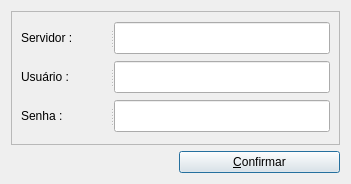
<?xml version="1.0" encoding="UTF-8"?>
<ui version="4.0">
 <class>Dialog</class>
 <widget class="QDialog" name="Dialog">
  <property name="geometry">
   <rect>
    <x>0</x>
    <y>0</y>
    <width>351</width>
    <height>184</height>
   </rect>
  </property>
  <property name="windowTitle">
   <string>Login do Controle do Acervo</string>
  </property>
  <property name="sizeGripEnabled">
   <bool>false</bool>
  </property>
  <property name="modal">
   <bool>false</bool>
  </property>
  <layout class="QGridLayout" name="gridLayout">
   <item row="1" column="0">
    <widget class="QLabel" name="version_text">
     <property name="text">
      <string/>
     </property>
    </widget>
   </item>
   <item row="0" column="0" colspan="2">
    <widget class="QFrame" name="login_frame">
     <property name="frameShape">
      <enum>QFrame::StyledPanel</enum>
     </property>
     <property name="frameShadow">
      <enum>QFrame::Plain</enum>
     </property>
     <layout class="QVBoxLayout" name="verticalLayout">
      <item>
       <widget class="QSplitter" name="splitter">
        <property name="orientation">
         <enum>Qt::Horizontal</enum>
        </property>
        <widget class="QLabel" name="label">
         <property name="text">
          <string>Servidor :</string>
         </property>
        </widget>
        <widget class="QLineEdit" name="server">
         <property name="sizePolicy">
          <sizepolicy hsizetype="Fixed" vsizetype="Fixed">
           <horstretch>0</horstretch>
           <verstretch>0</verstretch>
          </sizepolicy>
         </property>
         <property name="minimumSize">
          <size>
           <width>216</width>
           <height>32</height>
          </size>
         </property>
         <property name="maximumSize">
          <size>
           <width>216</width>
           <height>32</height>
          </size>
         </property>
        </widget>
       </widget>
      </item>
      <item>
       <widget class="QSplitter" name="splitter_2">
        <property name="orientation">
         <enum>Qt::Horizontal</enum>
        </property>
        <widget class="QLabel" name="label_2">
         <property name="text">
          <string>Usuário :</string>
         </property>
        </widget>
        <widget class="QLineEdit" name="user">
         <property name="sizePolicy">
          <sizepolicy hsizetype="Fixed" vsizetype="Fixed">
           <horstretch>0</horstretch>
           <verstretch>0</verstretch>
          </sizepolicy>
         </property>
         <property name="minimumSize">
          <size>
           <width>216</width>
           <height>32</height>
          </size>
         </property>
         <property name="maximumSize">
          <size>
           <width>216</width>
           <height>32</height>
          </size>
         </property>
        </widget>
       </widget>
      </item>
      <item>
       <widget class="QSplitter" name="splitter_3">
        <property name="orientation">
         <enum>Qt::Horizontal</enum>
        </property>
        <widget class="QLabel" name="label_3">
         <property name="text">
          <string>Senha :</string>
         </property>
        </widget>
        <widget class="QLineEdit" name="password">
         <property name="sizePolicy">
          <sizepolicy hsizetype="Fixed" vsizetype="Fixed">
           <horstretch>0</horstretch>
           <verstretch>0</verstretch>
          </sizepolicy>
         </property>
         <property name="minimumSize">
          <size>
           <width>216</width>
           <height>32</height>
          </size>
         </property>
         <property name="maximumSize">
          <size>
           <width>216</width>
           <height>32</height>
          </size>
         </property>
         <property name="echoMode">
          <enum>QLineEdit::Password</enum>
         </property>
        </widget>
       </widget>
      </item>
     </layout>
    </widget>
   </item>
   <item row="1" column="1">
    <widget class="QPushButton" name="submitBtn">
     <property name="text">
      <string>&amp;Confirmar</string>
     </property>
    </widget>
   </item>
  </layout>
 </widget>
 <tabstops>
  <tabstop>server</tabstop>
  <tabstop>user</tabstop>
  <tabstop>password</tabstop>
  <tabstop>submitBtn</tabstop>
 </tabstops>
 <resources/>
 <connections/>
</ui>
